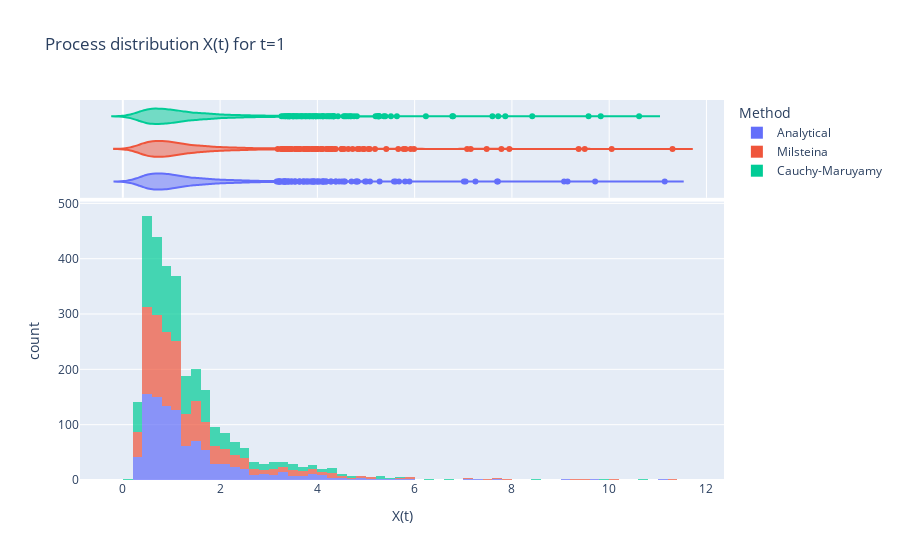

Notebook code for this chart:
### Markdown cell above
### 4.2. $t=1$

### Code cell
#Initial values
t_c = 1

#Store reults
df_tmp = pd.concat([hist_df(L=L,method='A', T=t_c, t_c=t_c),
                        hist_df(L=L,method='M', T=t_c, t_c=t_c),
                        hist_df(L=L,method='E-M', T=t_c, t_c=t_c)], ignore_index=True)
df_tmp['Method'] = sum([['Analytical'] * L,
                        ['Milsteina'] * L,
                        ['Cauchy-Maruyamy'] * L], [])

#Plotting
fig = px.histogram(df_tmp,
                    nbins=70, 
                    x="X",
                   color='Method', 
                   labels={"X":"X(t)"}, 
                   opacity=0.7, 
                   marginal="violin",
                   title='Process distribution X(t) for t='+str(t_c))
fig.show()

### Figure 1 — Plotly figure (JSON) as saved in the notebook; plotly's stock layout.template omitted (floating-point values rounded to 4 significant figures; data arrays with more than 128 entries replaced by an {"elided": "..."} marker saying what was removed)
{"data": [{"alignmentgroup": "True", "bingroup": "x", "hovertemplate": "Method=Analytical<br>X(t)=%{x}<br>count=%{y}<extra></extra>", "legendgroup": "Analytical", "marker": {"color": "#636efa", "opacity": 0.7, "pattern": {"shape": ""}}, "name": "Analytical", "nbinsx": 70, "offsetgroup": "Analytical", "orientation": "v", "showlegend": true, "type": "histogram", "x": {"elided": "1000 float values"}, "xaxis": "x", "yaxis": "y"}, {"alignmentgroup": "True", "hovertemplate": "Method=Analytical<br>X(t)=%{x}<extra></extra>", "legendgroup": "Analytical", "marker": {"color": "#636efa"}, "name": "Analytical", "offsetgroup": "Analytical", "scalegroup": "x", "showlegend": false, "type": "violin", "x": {"elided": "1000 float values"}, "xaxis": "x2", "yaxis": "y2"}, {"alignmentgroup": "True", "bingroup": "x", "hovertemplate": "Method=Milsteina<br>X(t)=%{x}<br>count=%{y}<extra></extra>", "legendgroup": "Milsteina", "marker": {"color": "#EF553B", "opacity": 0.7, "pattern": {"shape": ""}}, "name": "Milsteina", "nbinsx": 70, "offsetgroup": "Milsteina", "orientation": "v", "showlegend": true, "type": "histogram", "x": {"elided": "1000 float values"}, "xaxis": "x", "yaxis": "y"}, {"alignmentgroup": "True", "hovertemplate": "Method=Milsteina<br>X(t)=%{x}<extra></extra>", "legendgroup": "Milsteina", "marker": {"color": "#EF553B"}, "name": "Milsteina", "offsetgroup": "Milsteina", "scalegroup": "x", "showlegend": false, "type": "violin", "x": {"elided": "1000 float values"}, "xaxis": "x2", "yaxis": "y2"}, {"alignmentgroup": "True", "bingroup": "x", "hovertemplate": "Method=Cauchy-Maruyamy<br>X(t)=%{x}<br>count=%{y}<extra></extra>", "legendgroup": "Cauchy-Maruyamy", "marker": {"color": "#00cc96", "opacity": 0.7, "pattern": {"shape": ""}}, "name": "Cauchy-Maruyamy", "nbinsx": 70, "offsetgroup": "Cauchy-Maruyamy", "orientation": "v", "showlegend": true, "type": "histogram", "x": {"elided": "1000 float values"}, "xaxis": "x", "yaxis": "y"}, {"alignmentgroup": "True", "hovertemplate": "Method=Cauchy-Maruyamy<br>X(t)=%{x}<extra></extra>", "legendgroup": "Cauchy-Maruyamy", "marker": {"color": "#00cc96"}, "name": "Cauchy-Maruyamy", "offsetgroup": "Cauchy-Maruyamy", "scalegroup": "x", "showlegend": false, "type": "violin", "x": {"elided": "1000 float values"}, "xaxis": "x2", "yaxis": "y2"}], "layout": {"barmode": "relative", "legend": {"title": {"text": "Method"}, "tracegroupgap": 0}, "title": {"text": "Process distribution X(t) for t=1"}, "xaxis": {"anchor": "y", "domain": [0, 1], "title": {"text": "X(t)"}}, "xaxis2": {"anchor": "y2", "domain": [0, 1], "matches": "x", "showgrid": true, "showticklabels": false}, "yaxis": {"anchor": "x", "domain": [0, 0.7326], "title": {"text": "count"}}, "yaxis2": {"anchor": "x2", "domain": [0.7426, 1], "matches": "y2", "showgrid": false, "showline": false, "showticklabels": false, "ticks": ""}}}
